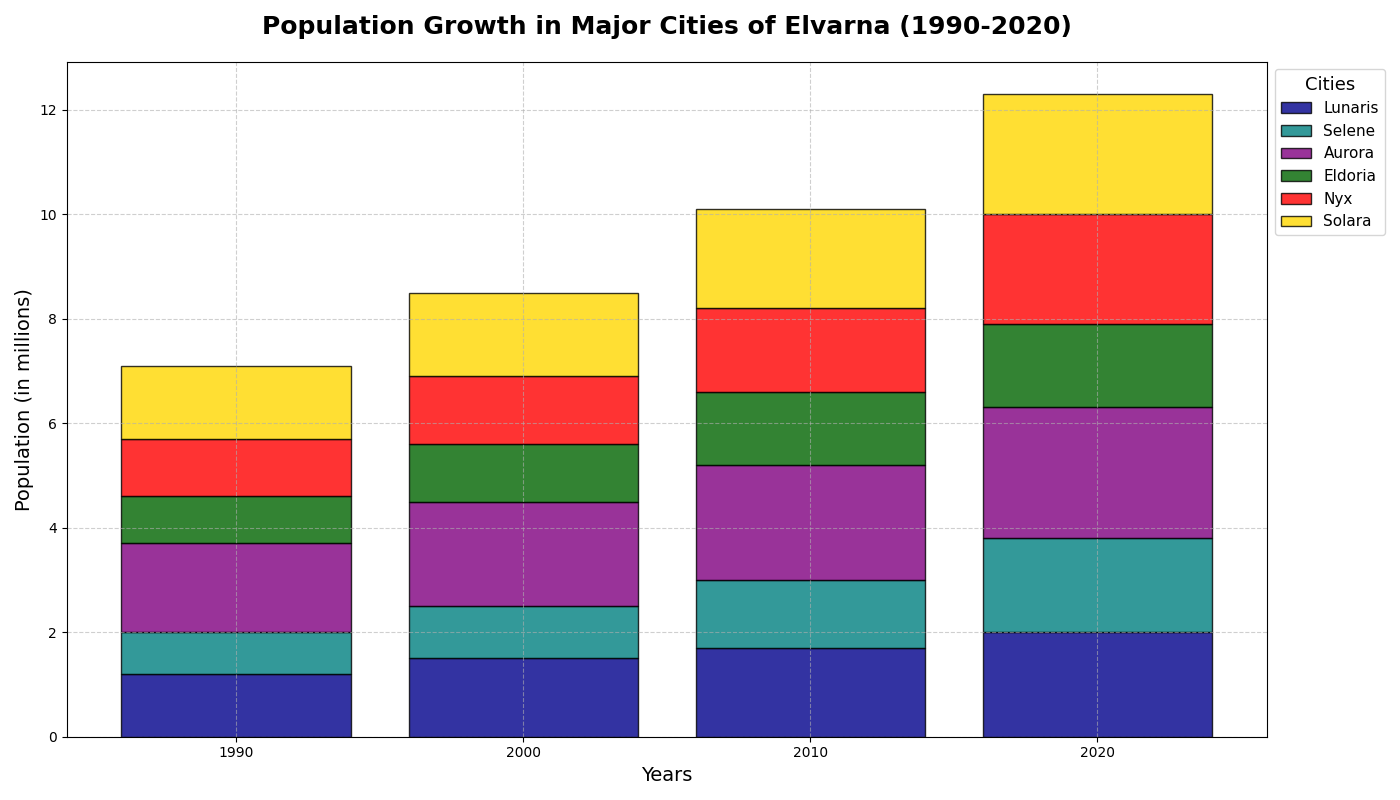

Python code for this plot:
import matplotlib.pyplot as plt
import numpy as np

# Population data in millions over three decades for cities in Elvarna
cities = ['Lunaris', 'Selene', 'Aurora', 'Eldoria', 'Nyx', 'Solara']
years = ['1990', '2000', '2010', '2020']

population_data = {
    'Lunaris': [1.2, 1.5, 1.7, 2.0],
    'Selene': [0.8, 1.0, 1.3, 1.8],
    'Aurora': [1.7, 2.0, 2.2, 2.5],
    'Eldoria': [0.9, 1.1, 1.4, 1.6],
    'Nyx': [1.1, 1.3, 1.6, 2.1],
    'Solara': [1.4, 1.6, 1.9, 2.3],
}

colors = ['darkblue', 'teal', 'purple', 'darkgreen', 'red', 'gold']

# Create the plot
fig, ax = plt.subplots(figsize=(14, 8))

# Initialize a list with zeros to use as the base for the stacking
bottom = np.zeros(len(years))

# Plotting data for each city as stacked bars
for i, city in enumerate(cities):
    plt.bar(
        years,
        population_data[city],
        bottom=bottom,
        color=colors[i],
        edgecolor='black',
        label=city,
        alpha=0.8
    )
    # Update the bottom to be the top of the current city's bars for stacking
    bottom += np.array(population_data[city])

# Titles and Labels
ax.set_title('Population Growth in Major Cities of Elvarna (1990-2020)', fontsize=18, fontweight='bold', pad=20)
ax.set_xlabel('Years', fontsize=14)
ax.set_ylabel('Population (in millions)', fontsize=14)
ax.legend(title='Cities', title_fontsize='13', fontsize=11, loc='upper left', bbox_to_anchor=(1, 1))

# Customize the grid
ax.grid(True, linestyle='--', alpha=0.6)

# Make layout adjustments to avoid overlap
plt.tight_layout()

# Display the plot
plt.show()
